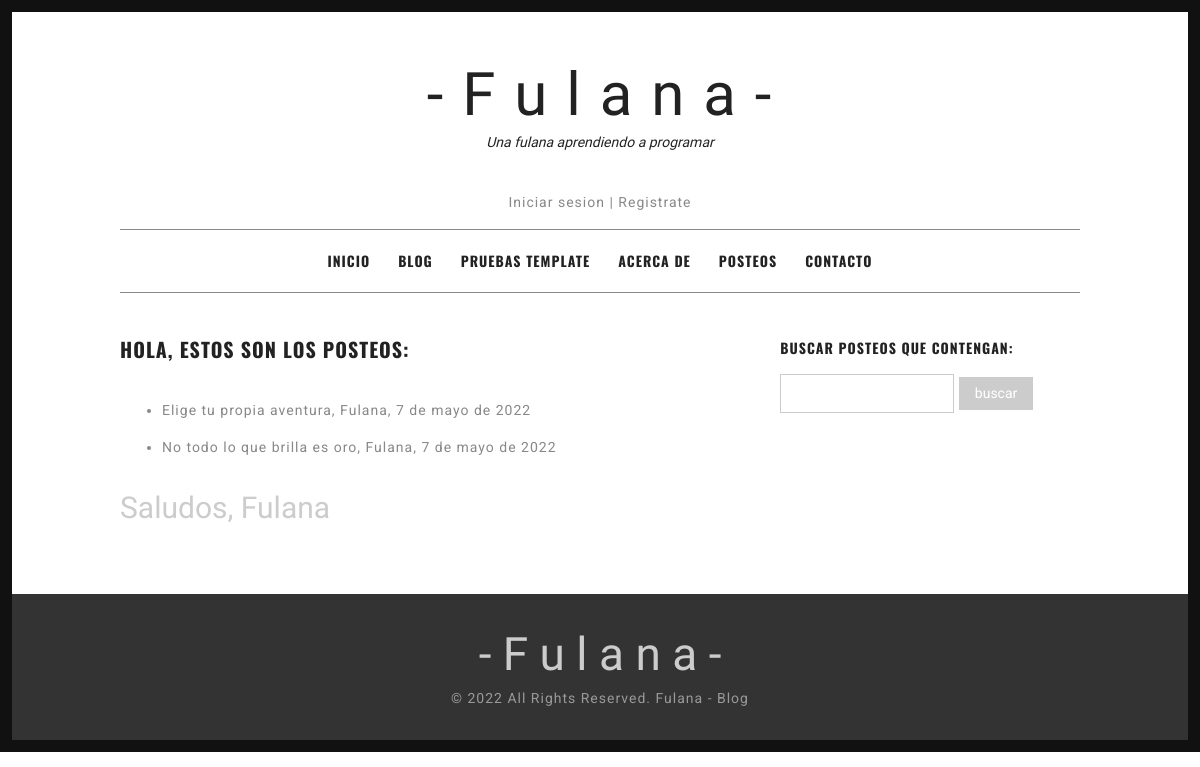
The app's page /AppFulana/TodosLosPosteos/, older data.
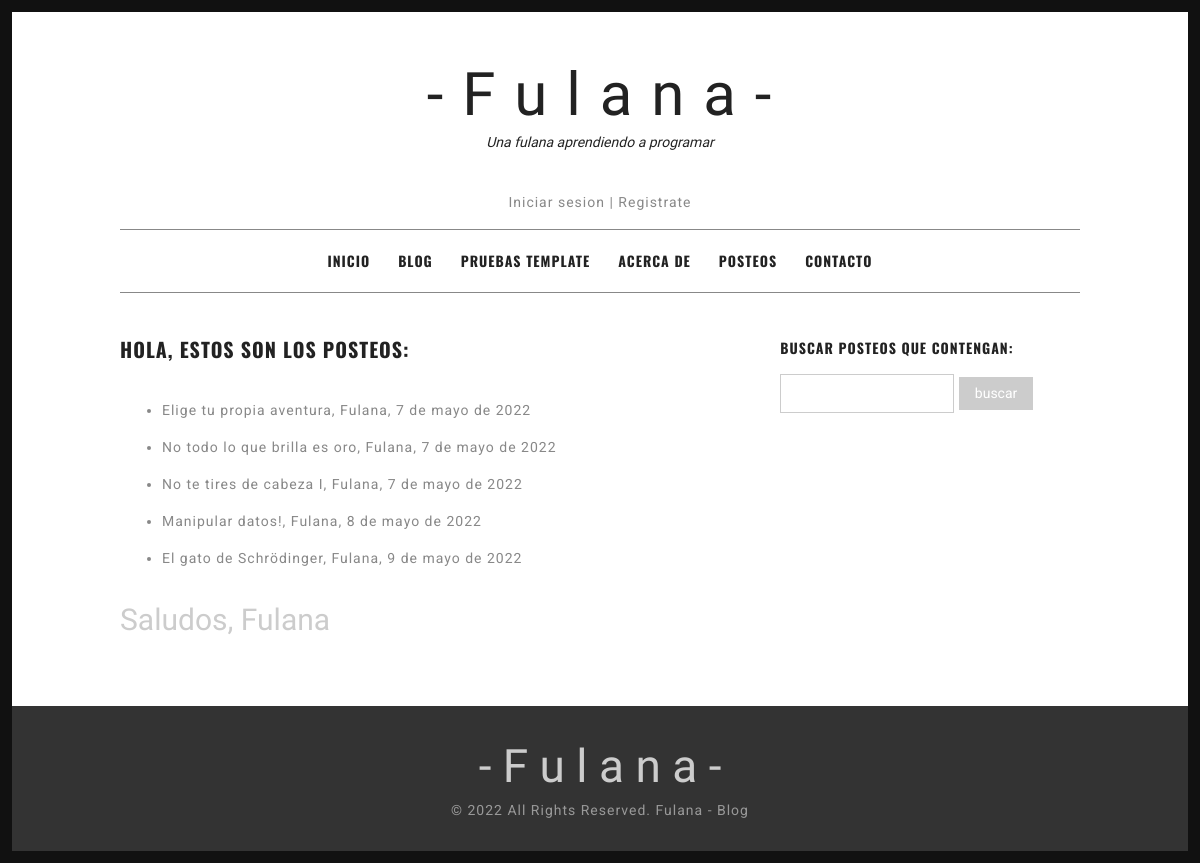
The same page, newer data.
### AppFulana/models.py (models this page shows, shortened)
class Posteo (models.Model):
    fechaPosteo = models.DateField()
    tituloPosteo = models.CharField(max_length=130)
    autorPosteo = models.ForeignKey(User, on_delete=models.CASCADE)
    bodyPosteo = models.TextField()
    class Meta:
        verbose_name = "Posteo"
        verbose_name_plural = "Posteos"

### AppFulana/views.py (the view)
# urls.py: path('TodosLosPosteos/', views.TodosLosPosteos.as_view(), name='TodosLosPosteos'),
class TodosLosPosteos (ListView):
    model = Posteo
    template_name = "AppFulana/todosLosPosteos.html"

### AppFulana/templates/AppFulana/todosLosPosteos.html (shortened to what this page needs)
{% extends "AppFulana/padre.html" %}
{% load static %}
{% block contenidoModificable %}
<div id="content" class="site-content">
    <div id="primary" class="content-area column two-thirds">
        <main id="main" class="site-main">
        <article class="hentry">
        <header class="entry-header">
        <h1 class="entry-title">HOLA, ESTOS SON LOS POSTEOS: </h1>
        </header>
        <div class="entry-content">
        <p>
            <ul>{%for posteo in object_list%}
                <li>
                    <a href="{% url 'PostIndividual' posteo.id %}"><p>{{posteo.tituloPosteo}}, {{posteo.autorPosteo}}, {{posteo.fechaPosteo}}</p></a>
                </li>
                {%endfor%}
            </ul>
        </p>
        <h2 style="font-family: 'Herr Von Muellerhoff';color:#ccc;font-weight:300;">Saludos, Fulana</h2>
        </div>
        </article>
        </main>
    </div>
    <div id="secondary" class="column third">
        <div id="sidebar-1" class="widget-area" role="complementary">
            <aside id="recent-posts-2" class="widget widget_recent_entries">
            <h4 class="widget-title">Buscar posteos que contengan:</h4>
                <form action="/AppFulana/buscarPosteo/" method="GET">
                    <input type="text" name="palabra" id="palabra">
                    <input type="submit" value="buscar">
                </form>
            </aside>
        </div>
    </div>
</div>
</div>
{% endblock %}

Row changes from the older to the newer data that the page shows:
added Posteo: tituloPosteo "No te tires de cabeza I", autorPosteo "Fulana", fechaPosteo "7 de mayo de 2022"
added Posteo: tituloPosteo "Manipular datos!", autorPosteo "Fulana", fechaPosteo "8 de mayo de 2022"
added Posteo: tituloPosteo "El gato de Schrödinger", autorPosteo "Fulana", fechaPosteo "9 de mayo de 2022"
